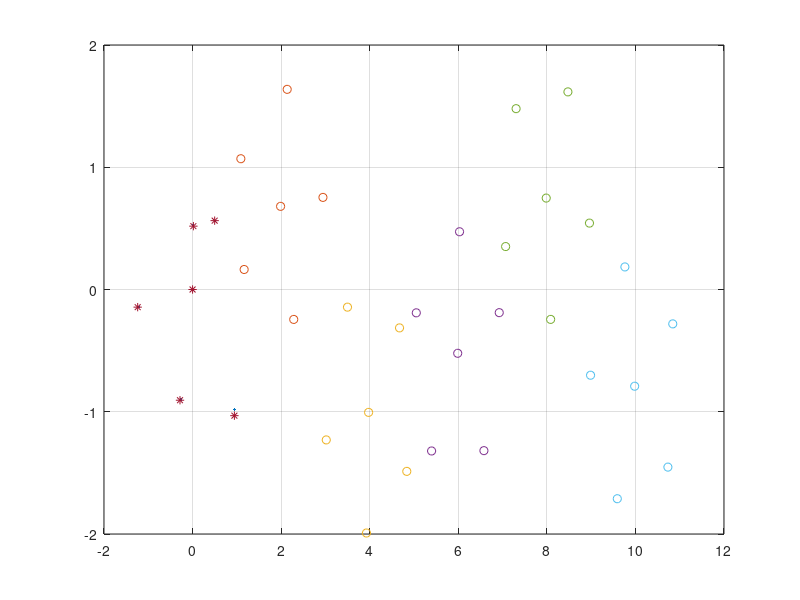
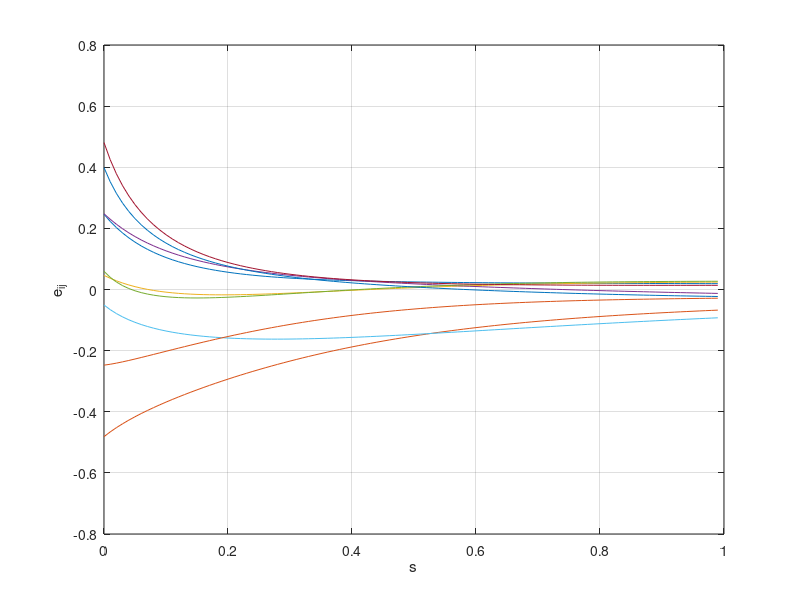

Reproduce these figures in MATLAB, in order.
w0 = [0 0 1];
s1 = sin(2*pi/5);
s2 = sin(4*pi/5);
c1 = cos(2*pi/5);
c2 = cos(pi/5);
V = [0 1;-s1 c1;-s2 -c2;s2 -c2;s1 c1; 0 0];
d12 = sqrt(2*(1-c1));
% d12 = d23 = d34 = d45
d16 = 1;
% d16 = d26 = d36 = d46 = d56
dij = [d12 d16 d12 d16 d12 d16 d12 d16 d16];
delta = 1;
kv = 1;
T = 0.01;

q0 = zeros(6,2);
qout = zeros(1000,6,2);
e_out = zeros(1000,9);
for i = 1:5
    q0(i,:) = [V(i,:)+delta*(rand(1,2)-0.5*ones(1,2))];
end
q = q0;

for t = 1:1000

    Rq = [(q(1,:)-q(2,:)) (q(2,:)-q(1,:)) zeros(1,8);
          (q(1,:)-q(6,:)) zeros(1,8) (q(6,:)-q(1,:));
          zeros(1,2) (q(2,:)-q(3,:)) (q(3,:)-q(2,:)) zeros(1,6);
          zeros(1,2) (q(2,:)-q(6,:)) zeros(1,6) (q(6,:)-q(2,:));
          zeros(1,4) (q(3,:)-q(4,:)) (q(4,:)-q(3,:)) zeros(1,4);
          zeros(1,4) (q(3,:)-q(6,:)) zeros(1,4) (q(6,:)-q(3,:));
          zeros(1,6) (q(4,:)-q(5,:)) (q(5,:)-q(4,:)) zeros(1,2);
          zeros(1,6) (q(4,:)-q(6,:)) zeros(1,2) (q(6,:)-q(4,:));
          zeros(1,8) (q(5,:)-q(6,:)) (q(6,:)-q(5,:))];

    qij = [norm((q(1,:)-q(2,:))) norm((q(1,:)-q(6,:))) norm((q(2,:)-q(3,:))) norm((q(2,:)-q(6,:))) norm((q(3,:)-q(4,:))) ...
            norm((q(3,:)-q(6,:))) norm((q(4,:)-q(5,:))) norm((q(4,:)-q(6,:))) norm((q(5,:)-q(6,:)))];
    
    qin = [(q(1,:)-q(6,:));(q(2,:)-q(6,:));(q(3,:)-q(6,:));(q(4,:)-q(6,:));(q(5,:)-q(6,:));0 0];
    e = qij - dij;
    e_out(t,:) = e;

    z = e.*(e+2*dij);
    v0 = [1 cos(t*T)];
    u = zeros(6,2);
    Rqt = Rq';
    for i = 1:6
        v = cross(w0,[qin(i,:) 0]);
        sum = 0;
        for j = 1:9
            sum = sum + Rqt(2*(i-1)+1:2*(i-1)+2,j)*z(j);
        end
        u(i,:) = -kv*sum'+v0+v(1:2);
    end

    q = q+u*T;
    qout(t,:,:) = q;
end

figure(1)
plot(qout(1,:,1),qout(1,:,2),'.');
hold on
grid on
% for t = 2:1000
%     plot(qout(t,:,1),qout(t,:,2),'.');
% end
plot(qout(200,:,1),qout(200,:,2),'o');
plot(qout(400,:,1),qout(400,:,2),'o');
plot(qout(600,:,1),qout(600,:,2),'o');
plot(qout(800,:,1),qout(800,:,2),'o');
plot(qout(end,:,1),qout(end,:,2),'o');
plot(q0(:,1),q0(:,2),'*');
hold off

figure(2)
plot(0:0.01:0.99,e_out(1:100,:))
ylabel('e_{ij}')
xlabel('s')
grid on